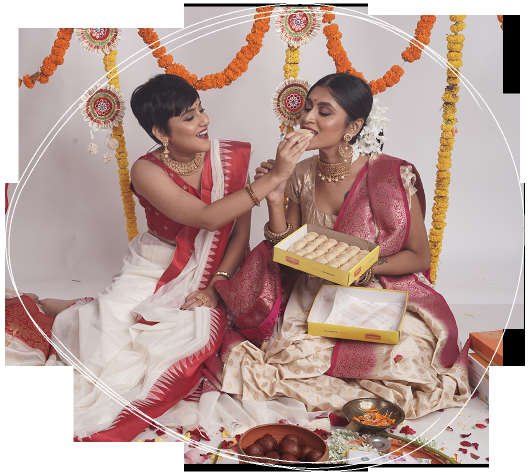
#> input picture Fundamentals of Computer Vision and Image Processing/Week 0/image_blogs.png, 1060 x 950 px (shown at 1/2 size)
$ python -i cropEyeRegion.py   (imports and definitions only)
#> lines starting #> are read from the running program, lines starting #| are printed output that depends on the picture
import cv2
import numpy as np

face_cascade = cv2.CascadeClassifier('./data/models/haarcascade_frontalface_default.xml')

def getCroppedEyeRegion(targetImage):

    targetImageGray = cv2.cvtColor(targetImage, cv2.COLOR_BGR2GRAY)
    faces = face_cascade.detectMultiScale(targetImageGray,1.3,5)
    x,y,w,h = faces[0]

    face_roi = targetImage[y:y+h,x:x+w]
    face_height,face_width = face_roi.shape[:2]

    # Apply a heuristic formula for getting the eye region from face
    eyeTop = int(1/6.0*face_height)
    eyeBottom = int(3/6.0*face_height)
    print("Eye Height between : {},{}".format(eyeTop,eyeBottom))

    eye_roi = face_roi[eyeTop:eyeBottom,:]

    # Resize the eye region to a fixed size of 96x32
    cropped = cv2.resize(eye_roi,(96, 32), interpolation = cv2.INTER_CUBIC)

    return cropped

>>> import cv2
>>> picture = cv2.imread('../Week 0/image_blogs.png')
#> picture is the input picture: shape (950, 1060, 3); mean B, G, R 154.9, 161.1, 186.5
>>> result = getCroppedEyeRegion(picture)
#> in getCroppedEyeRegion, `targetImageGray = cv2.cvtColor(targetImage, cv2.COLOR_BGR2GRAY)`:
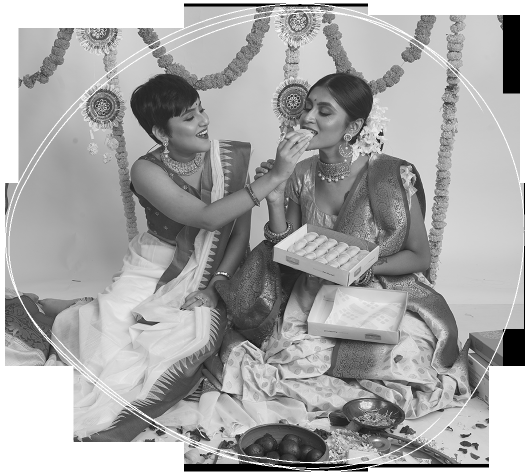
#> targetImageGray: shape (950, 1060) (shown at 1/2 size); min 0, max 255, mean 168
#> in getCroppedEyeRegion, `faces = face_cascade.detectMultiScale(targetImageGray,1.3,5)`: faces = ()
#> (the run stopped early here; a loop or call above may not have finished)
